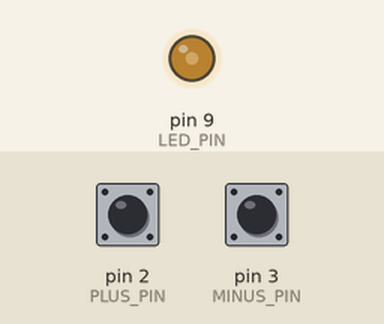
The sketch below on a simulated Arduino Uno, built with avr-gcc and run on an emulated ATmega328P. On the bench: output pins drawn as LEDs (lit = HIGH). Inputs (shaded band) come from the test bench; at power-on: pin 2 (PLUS_PIN) HIGH, pin 3 (MINUS_PIN) HIGH.

Above: at 1.2 s.
1.3 s: pin 2 (PLUS_PIN) pulled LOW for 0.15 s
At 1.9 s:
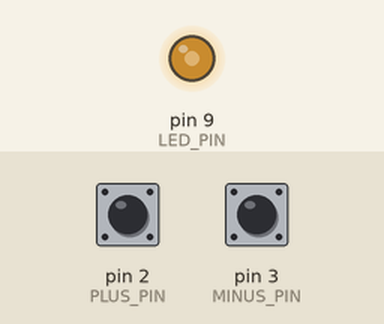
2.9 s: pin 2 (PLUS_PIN) pulled LOW for 1 s
At 4.3 s:
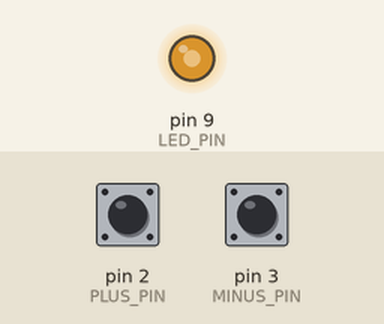
5.4 s: pin 2 (PLUS_PIN) pulled LOW for 0.15 s
At 6.2 s:
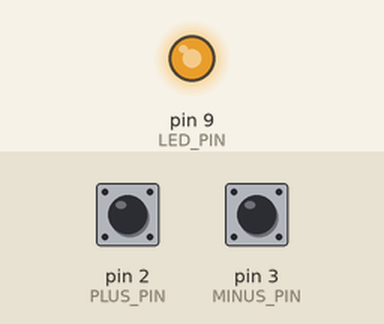
7.0 s: pin 3 (MINUS_PIN) pulled LOW for 0.15 s
At 7.4 s:
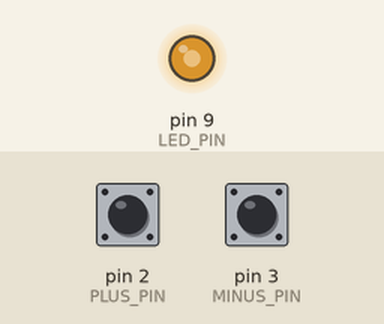
8.6 s: pin 2 (PLUS_PIN) pulled LOW for 3.2 s
At 9.9 s:
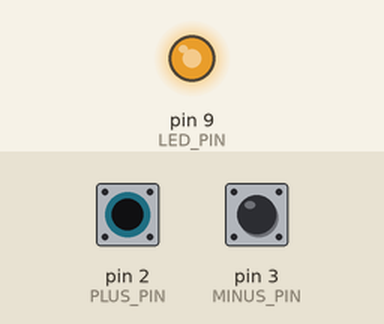
13.3 s: pin 3 (MINUS_PIN) pulsed LOW 5 times (0.12 s each, 0.3 s apart)
At 15.5 s:
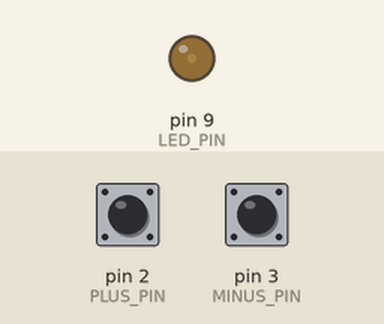
Timing chart, 0 to 17.0 s (numbered marks = the images above; inputs shaded):
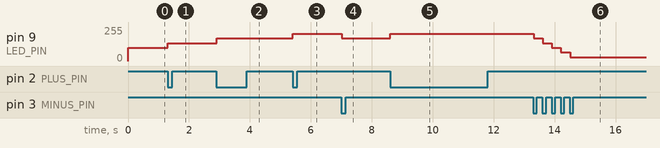

Measured:
- after the input at 1.3 s, pin 9 (LED_PIN): 100/255 → 135/255 at once
- after the input at 2.9 s, pin 9 (LED_PIN): 135/255 → 170/255 at once
- after the input at 5.4 s, pin 9 (LED_PIN): 170/255 → 205/255 at once
- after the input at 7.0 s, pin 9 (LED_PIN): 205/255 → 170/255 at once
- after the input at 8.6 s, pin 9 (LED_PIN): 170/255 → 205/255 at once
- after the input at 13.3 s, pin 9 (LED_PIN): moves from 205/255 to 30/255 over 1.2 s, starting at once

The sketch:

var_led.ino
```cpp
#define PLUS_PIN 2
#define MINUS_PIN 3
#define LED_PIN 9

int brightness = 100;
boolean plusDown = true;
boolean minusDown = true;

void setup() {
  pinMode(LED_PIN, OUTPUT);
  pinMode(PLUS_PIN, INPUT_PULLUP);
  pinMode(MINUS_PIN, INPUT_PULLUP);
}

void loop() {
  analogWrite(LED_PIN, brightness);
  plusDown = handleClick(PLUS_PIN, plusDown, +35);
  minusDown = handleClick(MINUS_PIN, minusDown, -35);
}

boolean handleClick(int pin, boolean wasDown, int delta) {
  boolean isDown = digitalRead(pin);
  if (wasDown && !isDown) {
    delay(10);
    isDown = digitalRead(pin);

    if (!isDown) {
      brightness = constrain(brightness + delta, 0, 255);
    }
  }
  return isDown;
}
```
